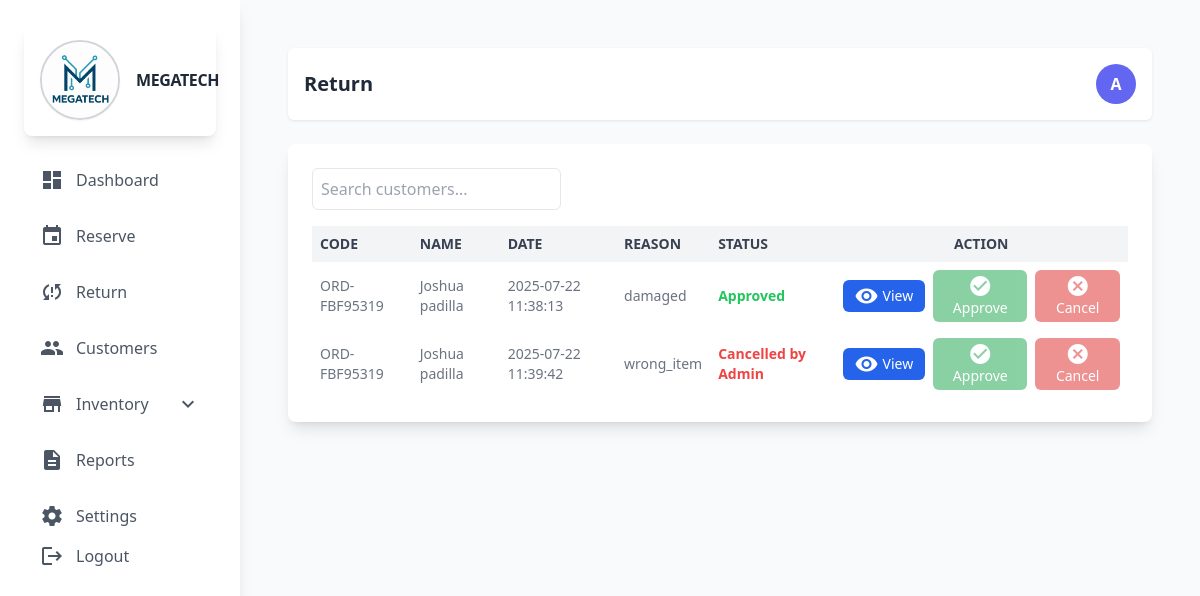
The app's page /admin/return.php (signed in), older data.
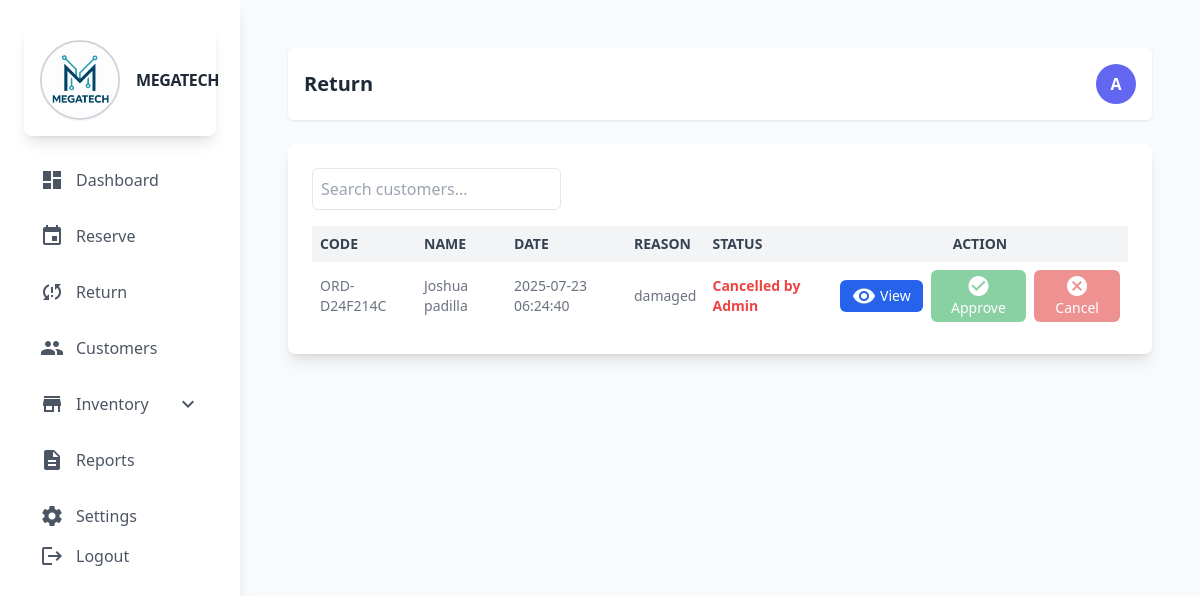
The same page, newer data.
### tables this page shows
CREATE TABLE `return_order` (
  `return_id` int(11) NOT NULL,
  `return_item_id` int(11) NOT NULL,
  `return_qty` int(11) NOT NULL,
  `return_proof` varchar(255) NOT NULL,
  `return_reason` text NOT NULL,
  `return_date` timestamp NOT NULL DEFAULT current_timestamp() ON UPDATE current_timestamp(),
  `return_status` int(11) NOT NULL DEFAULT 1 COMMENT '0=archived,1=request,2=cancel by admin, 3=cancel by customer,4=approve'
);

CREATE TABLE `orders` (
  `order_id` int(11) NOT NULL,
  `order_code` varchar(60) NOT NULL,
  `order_user_id` int(11) NOT NULL,
  `order_date` timestamp NOT NULL DEFAULT current_timestamp() ON UPDATE current_timestamp(),
  `order_payment_method` varchar(60) NOT NULL,
  `order_down_payment_receipt` varchar(255) NOT NULL,
  `order_pickup_date` date DEFAULT NULL,
  `order_pickup_time` time DEFAULT NULL,
  `order_total` decimal(10,2) NOT NULL,
  `order_balance` decimal(10,2) NOT NULL,
  `order_balance_payment_receipt` varchar(255) DEFAULT NULL,
  `order_status` varchar(60) NOT NULL DEFAULT 'pending',
  `order_proof_recieved` varchar(255) DEFAULT NULL
);

CREATE TABLE `user` (
  `user_id` int(11) NOT NULL,
  `Fullname` varchar(60) NOT NULL,
  `Email` varchar(60) NOT NULL,
  `Phone` varchar(60) NOT NULL,
  `Password` varchar(255) DEFAULT NULL,
  `user_type` varchar(11) NOT NULL,
  `Profile_images` varchar(255) DEFAULT NULL,
  `status` int(11) NOT NULL DEFAULT 0 COMMENT '0=Not Verified,1=Verified'
);

### admin/backend/db.php (called while the page is built, shortened)
<?php
class db_connect
{
    public $host = db_host;
    public $user = db_user;
    public $pass = db_pass;
    public $name = db_name;
    public function connect()
    {
        try {
            $this->conn = new mysqli($this->host, $this->user, $this->pass, $this->name);
        } catch (\Throwable $th) {
            header("Location:setup.php");
        }
    }
}

### admin/backend/class.php (called while the page is built, shortened)
<?php
include ('db.php');
class global_class extends db_connect
{
 public function fetch_all_return(){
        $query = $this->conn->prepare("SELECT * FROM `return_order`
        LEFT JOIN orders_item
        ON orders_item.item_id = return_order.return_item_id
        LEFT JOIN orders
        ON orders.order_id  = orders_item.item_order_id
        LEFT JOIN user
        ON orders.order_user_id  = user.user_id
        ");
        if ($query->execute()) {
            $result = $query->get_result();
            return $result;
        }
    }
}
?>

### admin/backend/end-points/return_list.php (the view, shortened to what this page needs)
<?php
$fetch_all_return = $db->fetch_all_return();
if ($fetch_all_return): ?>
    <?php foreach ($fetch_all_return as $return):
        $status = $return['return_status'];
        $status_color = match ($status) {
            1 => 'text-yellow-500',
            2 => 'text-red-500',
            3 => 'text-red-500',
            4 => 'text-green-500',
            default => 'text-gray-500'
        };
        $approveDisabled = ($status !== 1) ? 'disabled' : '';
        $cancelDisabled  = ($status !== 1) ? 'disabled' : '';
        $statusText = match ($status) {
            1 => 'Return Request',
            2 => 'Cancelled by Admin',
            3 => 'Cancelled by Customer',
            4 => 'Approved',
            default => 'Unknown'
        };
    ?>
    <tr>
        <td class="p-2"><?php echo htmlspecialchars($return['order_code']); ?></td>
        <td class="p-2"><?php echo htmlspecialchars(ucfirst($return['Fullname'])); ?></td>
        <td class="p-2"><?php echo htmlspecialchars($return['return_date']); ?></td>
        <td class="p-2"><?php echo htmlspecialchars($return['return_reason']); ?></td>
        <td class="p-2 <?= $status_color; ?>"><strong><?= $statusText ?></strong></td>
        <td class="p-2 text-center">
            <div class="flex flex-col sm:flex-row justify-center items-center space-y-1 sm:space-y-0 sm:space-x-2">
                <button
                    class="BtnView_return bg-blue-600 hover:bg-blue-700 text-white py-1 px-3 rounded-md text-sm font-medium transition inline-flex items-center"
                    data-proof_img='<?= $return['return_proof']; ?>'
                    >
                    <span class="material-icons align-middle text-sm mr-1">visibility</span> View
                </button>
                <button
                    class="bg-green-600 btnReturnToggler hover:bg-green-700 text-white py-1 px-3 rounded-md text-sm font-medium transition disabled:opacity-50 disabled:cursor-not-allowed"
                    data-return_id="<?= $return['return_id'] ?>"
                    data-order_user_id="<?= $return['order_user_id'] ?>"
                    data-action="approve"
                    <?= $approveDisabled ?>
                >
                    <span class="material-icons align-middle text-sm">check_circle</span> Approve
                </button>
                <button
                    class="bg-red-600 btnReturnToggler hover:bg-red-700 text-white py-1 px-3 rounded-md text-sm font-medium transition disabled:opacity-50 disabled:cursor-not-allowed"
                    data-return_id="<?= $return['return_id'] ?>"
                    data-order_user_id="<?= $return['order_user_id'] ?>"
                    data-action="cancel"
                    <?= $cancelDisabled ?>
                >
                    <span class="material-icons align-middle text-sm">cancel</span> Cancel
                </button>
            </div>
        </td>
    </tr>
    <?php endforeach; ?>
<?php else: ?>
    <tr>
        <td colspan="7" class="p-2 text-center">No record found.</td>
    </tr>
<?php endif; ?>

### admin/components/header.php (shortened to what this page needs)
<?php
include('backend/class.php');
$db = new global_class();
?>
<!DOCTYPE html>
<html lang="en">
<head>
  <script src="https://cdn.tailwindcss.com"></script>
  <link rel="stylesheet" href="https://cdnjs.cloudflare.com/ajax/libs/AlertifyJS/1.13.1/css/alertify.css" />
</head>
<body class="bg-gray-100 font-sans antialiased">
  <div class="min-h-screen flex flex-col lg:flex-row">
<aside id="sidebar" class="bg-white shadow-lg w-64 lg:w-1/5 xl:w-1/6 p-6 space-y-6 lg:static fixed inset-y-0 left-0 z-50 transform -translate-x-full lg:translate-x-0 transition-transform duration-300 ease-in-out">
  <div class="flex items-center space-x-4 p-4 bg-white rounded-lg shadow-lg hover:shadow-xl transition-shadow duration-300">
  <img src="../assets/logo/logo1.jpg" alt="Mega Tech" class="w-20 h-20 rounded-full border-2 border-gray-300 shadow-sm transform transition-transform duration-300 hover:scale-105">
  <h1 class="text-1xl font-bold text-gray-800 tracking-tight text-left lg:text-left hover:text-indigo-600 transition-colors duration-300">MEGATECH</h1>
</div>
  <nav class="space-y-4 text-left lg:text-left">
      <a href="dashboard" class="flex items-center lg:justify-start space-x-3 text-gray-600 hover:text-blue-500 hover:bg-gray-100 px-4 py-2 rounded-md transition-all duration-300">
          <span class="material-icons">dashboard</span>
          <span>Dashboard</span>
      </a>
     <a href="reserve" class="flex items-center lg:justify-start space-x-3 text-gray-600 hover:text-blue-500 hover:bg-gray-100 px-4 py-2 rounded-md transition-all duration-300">
        <span class="material-icons">event</span>
        <span>Reserve</span>
    </a>
      <a href="return" class="flex items-center lg:justify-start space-x-3 text-gray-600 hover:text-blue-500 hover:bg-gray-100 px-4 py-2 rounded-md transition-all duration-300">
          <span class="material-icons">sync_problem</span>
          <span>Return</span>
      </a>
      <a href="customer" class="flex items-center lg:justify-start space-x-3 text-gray-600 hover:text-blue-500 hover:bg-gray-100 px-4 py-2 rounded-md transition-all duration-300">
          <span class="material-icons">group</span>
          <span>Customers</span>
      </a>
      <button id="toggleAssets" class="w-full flex items-center justify-between text-gray-600 hover:text-blue-500 hover:bg-gray-100 px-4 py-2 rounded-md transition-all duration-300">
        <div class="flex items-center space-x-3">
            <span class="material-icons">store</span>
            <span>Inventory</span>
        </div>
        <span class="material-icons">expand_more</span>
      </button>
      <a href="report" class="flex items-center lg:justify-start  space-x-3 text-gray-600 hover:text-blue-500 hover:bg-gray-100 px-4 py-2 rounded-md transition-all duration-300">
          <span class="material-icons">description</span>
          <span>Reports</span>
      </a>
      <a href="settings" class="flex items-center lg:justify-start space-x-3 text-gray-600 hover:text-blue-500 hover:bg-gray-100 px-4 py-2 rounded-md transition-all duration-300">
          <span class="material-icons">settings</span>
          <span>Settings</span>
      </a>
      <a href="logout">
          <button type="submit" class="flex items-center lg:justify-start  space-x-3 text-gray-600 hover:text-red-500 hover:bg-gray-100 px-4 py-2 rounded-md transition-all duration-300">
              <span class="material-icons">logout</span>
              <span>Logout</span>
          </button>
        </a>
  </nav>
</aside>
    <main class="flex-1 bg-gray-50 p-8 lg:p-12">

### admin/return.php (shortened to what this page needs)
<?php
include "components/header.php";
?>
<div class="flex justify-between items-center bg-white p-4 mb-6 rounded-md shadow shadow-gray-200">
    <h2 class="text-xl font-semibold text-gray-800">Return</h2>
    <div class="w-10 h-10 bg-indigo-500 rounded-full flex items-center justify-center text-white font-bold">
        <?php echo strtoupper(substr($_SESSION['admin_username'], 0, 1)); ?>
    </div>
</div>
<div class="bg-white rounded-lg shadow-lg p-6">
    <div class="mb-4">
        <input type="text" id="searchInput" class="p-2 border rounded-md" placeholder="Search customers...">
    </div>
    <div class="overflow-x-auto">
        <table id="userTable" class="display table-auto w-full text-sm text-left text-gray-500 dark:text-gray-400">
            <thead class="bg-gray-100 text-gray-700">
                <tr>
                    <th class="p-2">CODE</th>
                    <th class="p-2">NAME</th>
                    <th class="p-2">DATE</th>
                    <th class="p-2">REASON</th>
                    <th class="p-2">STATUS</th>
                    <th class="p-2 text-center">ACTION</th>
                </tr>
            </thead>
            <tbody>
                <?php include "backend/end-points/return_list.php"; ?>
            </tbody>
        </table>
    </div>
</div>
<?php include "components/footer.php";?>

### admin/components/footer.php (shortened to what this page needs)
 </main>
</div>
</body>
</html>

Row changes from the older to the newer data that the page shows:
removed return_order: orders.order_code "ORD-FBF95319", user.Fullname "Joshua padilla", return_date "2025-07-22 11:38:13", return_reason "damaged", return_status "Approved"
removed return_order: orders.order_code "ORD-FBF95319", user.Fullname "Joshua padilla", return_date "2025-07-22 11:39:42", return_reason "wrong_item", return_status "Cancelled by Admin"
added return_order: orders.order_code "ORD-D24F214C", user.Fullname "Joshua padilla", return_date "2025-07-23 06:24:40", return_reason "damaged", return_status "Cancelled by Admin"
